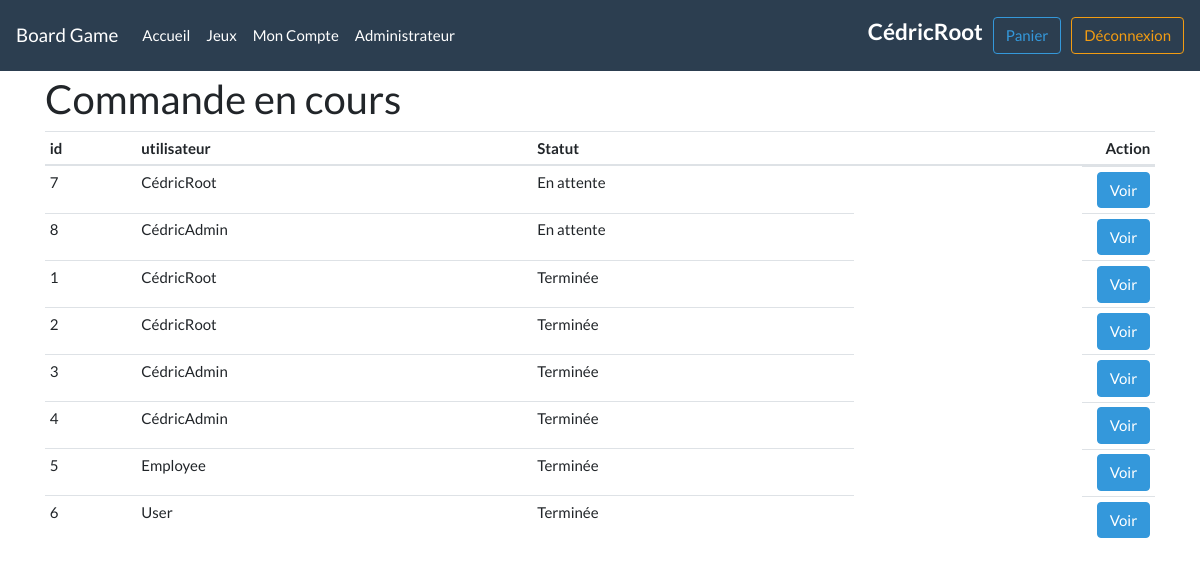
Screenshot of /orderInfo (signed in) with the database file from the repository.
### tables this page shows
CREATE TABLE orders(
idOrder INT AUTO_INCREMENT PRIMARY KEY,
userId INT,
statutId INT,
FOREIGN KEY (userId) REFERENCES users (id),
FOREIGN KEY (statutId) REFERENCES statuts (id)
);

CREATE TABLE `users`(
id INT AUTO_INCREMENT PRIMARY KEY,
firstName VARCHAR(50) NOT NULL,
lastName VARCHAR(50) NOT NULL,
login VARCHAR(50) NOT NULL UNIQUE,
passwordUser VARCHAR(100) NOT NULL,
email VARCHAR(100),
roleId INT NOT NULL DEFAULT 4,
FOREIGN KEY (roleId) REFERENCES roles (id)
);

CREATE TABLE statuts(
id INT AUTO_INCREMENT PRIMARY KEY,
statut VARCHAR(20) NOT NULL UNIQUE
);

### controllers/orderInfo.php (called while the page is built, shortened)
<?php
require 'models/orders.php';
$orders = Orders::getAll();
require 'views/orderInfo.php';
?>

### models/orders.php (called while the page is built, shortened)
<?php
Class Orders{
  private $idOrder;
  private $statutId;
  public static function getAll(){
    $pdo = DataBase::connect();
    $response = $pdo->query("SELECT * FROM orders where statutId != 5");
    $response->setFetchMode( PDO::FETCH_CLASS, "Orders");
    $data = $response->fetchAll();
    return $data;
  }
  public static function convertIdToUser(int $id){
    $pdo = DataBase::connect();
    $response = $pdo->prepare("SELECT login FROM users WHERE id = :id");
    $response->execute(array(':id' => $id));
    $data = $response->fetch();
    return $data['login'];
  }
  public static function convertIdToStatut(int $id){
    $pdo = DataBase::connect();
    $response = $pdo->prepare("SELECT statut FROM statuts WHERE id = :id");
    $response->execute(array(':id' => $id));
    $data = $response->fetch();
    return $data['statut'];
  }
  public function getIdOrder(){
    return $this->idOrder;
  }
  public function getStatutId(){
    return $this->statutId;
  }
}
?>

### views/orderInfo.php (the view)
<?php
require 'layout/header.php';
?>
<h2>Commande en cours</h2>
<table class="table table-sm">
  <thead>
    <tr>
      <th scope="col">id</th>
      <th scope="col">utilisateur</th>
      <th scope="col">Statut</th>
      <th  class="tr-right" scope="col">Action</th>
    </tr>
  </thead>
  <tbody>
<?php
$row = FALSE;
foreach($orders as $line){
  echo '<tr>';
  if($row == FALSE){
    echo '<td>' . $line->getIdOrder() . '</td>';
    echo '<td>' . $line->convertIdToUser($line->getUserId()) . '</td>';
    echo '<td>' . $line->convertIdToStatut($line->getStatutId()) . '</td>';
    echo '<td class="td-right"> <a href="orderInfoDetails?id='. $line->getIdOrder() .'&statutId=' . $line->getStatutId() . '"><button class="btn btn-info">Voir</button></a> </td>';
  }
  if($row == TRUE){
    echo '<td>' . $line->getIdOrder() . '</td>';
    echo '<td>' . $line->convertIdToUser($line->getUserId()) . '</td>';
    echo '<td>' . $line->convertIdToStatut($line->getStatutId()) . '</td>';
    echo '<td class="td-right"> <a href="orderInfoDetails?id='. $line->getIdOrder() .'&statutId=' . $line->getStatutId() . '"><button class="btn btn-info">Voir</button></a> </td>';
  }
  echo '</tr>';
  if($row == FALSE){
    $row = TRUE;
  }
  else{
    $row = FALSE;
  }
}
?>
  </tbody>
</table>
<?php
require 'layout/footer.php';
?>

### style.css (style rules this page uses)
.td-right { float: right; border: none; }
.tr-right { text-align: right; }
button { margin-left: 10px; }

### rows the page displays
orders: idOrder "7", userId.login "CédricRoot", statutId.statut "En attente"
orders: idOrder "8", userId.login "CédricAdmin", statutId.statut "En attente"
orders: idOrder "1", userId.login "CédricRoot", statutId.statut "Terminée"
orders: idOrder "2", userId.login "CédricRoot", statutId.statut "Terminée"
orders: idOrder "3", userId.login "CédricAdmin", statutId.statut "Terminée"
orders: idOrder "4", userId.login "CédricAdmin", statutId.statut "Terminée"
orders: idOrder "5", userId.login "Employee", statutId.statut "Terminée"
orders: idOrder "6", userId.login "User", statutId.statut "Terminée"

### other values shown
$_SESSION['login'] "CédricRoot"
